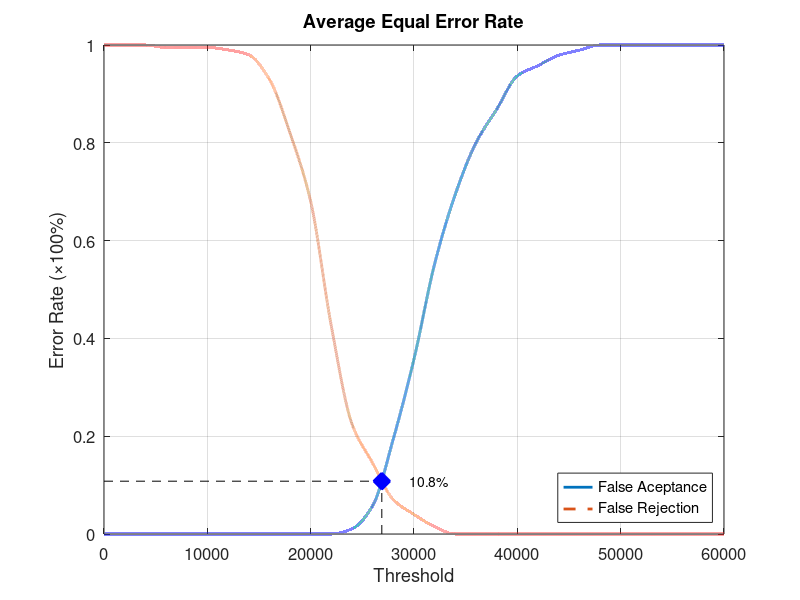
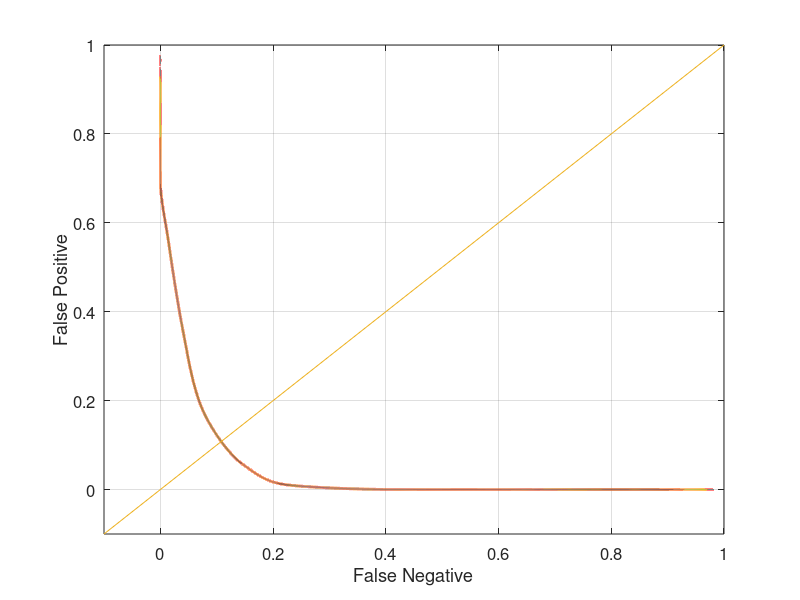

Write MATLAB code to recreate these figures, in order.
function yEER = Database1_1
close all;
clear;
clc;
x = 0:2000:60000;
xq = 0:0.5:60000;

y0 = [0 0 0 0 0 0 0 0 0 0 0 0 0.0105263 0.0578947 0.194737 0.357895 0.552632 0.694737 0.8 0.868421 0.936842 0.957895 0.978947 0.989474 1 1 1 1 1 1 1];
yy0 = interp1(x, y0, xq, 'pchip');
y1 = [1 1 1 0.995 0.995 0.995 0.99 0.98 0.93 0.82 0.68 0.425 0.225 0.145 0.07 0.04 0.015 0 0 0 0 0 0 0 0 0 0 0 0 0 0];
yy1 = interp1(x, y1, xq, 'pchip');

% Calculating EER: 
y2 = abs(y0 - y1);
find(y2 == min(y2))
yy2 = abs(yy0 - yy1);
xEER = find(yy2 == min(yy2));
xEERIndex = xq(xEER) % X-axis EER
yEER = yy0(xEER) % Y-axis EER

main = figure
plot(xq, yy0,'-','LineWidth', 2);	hold on
plot(xq, yy1,'--','LineWidth', 2);	hold on
plot([xEERIndex xEERIndex], [0 yEER], 'k--');	hold on
plot([0 xEERIndex], [yEER yEER], 'k--');	hold on
plot(xEERIndex, yEER, 'bx', 'LineWidth', 10);	hold on
text(xEERIndex + 10 * xEERIndex / 100, yEER, [num2str(round((10000 * yEER)) / 100) '%'])
legend('False Aceptance', 'False Rejection', 'Location', 'SouthEast')
xlabel('Threshold')
ylabel('Error Rate (\times100%)')
title('Average Equal Error Rate')
set(gca, 'FontSize', 12)
axis([0 60000 0 1])
grid on

print(main, 'Database1_1Main', '-dpng');
FNRxFPR = figure('Color', [1 1 1]);
plot(yy1, yy0, '-', yy1, yy0, 'LineWidth', 2);
hold on
y = -0.1:0.1:1
plot(y, y); 
set(gca, 'FontSize', 12)
xlabel('False Negative')
ylabel('False Positive')
axis([-0.1 1 -0.1 1])
set(gca, 'FontSize', 12)
grid on

print(FNRxFPR, 'Database1_1FNRxFPR','-dpng');
end
